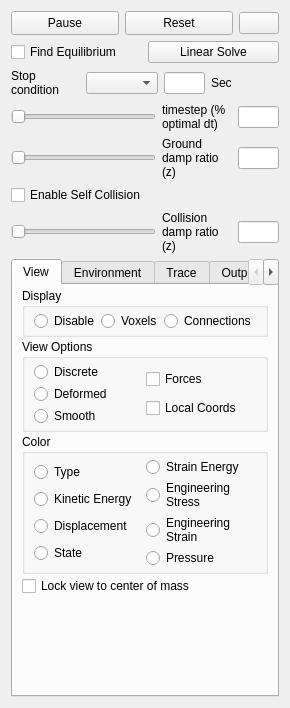
<?xml version="1.0" encoding="UTF-8"?>
<ui version="4.0">
 <class>PhysicsDialog</class>
 <widget class="QWidget" name="PhysicsDialog">
  <property name="geometry">
   <rect>
    <x>0</x>
    <y>0</y>
    <width>263</width>
    <height>708</height>
   </rect>
  </property>
  <property name="windowTitle">
   <string>Form</string>
  </property>
  <layout class="QVBoxLayout" name="verticalLayout_6">
   <item>
    <layout class="QHBoxLayout" name="horizontalLayout_6">
     <item>
      <widget class="QPushButton" name="PauseButton">
       <property name="minimumSize">
        <size>
         <width>0</width>
         <height>24</height>
        </size>
       </property>
       <property name="text">
        <string>Pause</string>
       </property>
      </widget>
     </item>
     <item>
      <widget class="QPushButton" name="ResetButton">
       <property name="minimumSize">
        <size>
         <width>0</width>
         <height>24</height>
        </size>
       </property>
       <property name="text">
        <string>Reset</string>
       </property>
      </widget>
     </item>
     <item>
      <widget class="QPushButton" name="RecordButton">
       <property name="sizePolicy">
        <sizepolicy hsizetype="Fixed" vsizetype="Fixed">
         <horstretch>0</horstretch>
         <verstretch>0</verstretch>
        </sizepolicy>
       </property>
       <property name="text">
        <string/>
       </property>
       <property name="icon">
        <iconset resource="VoxCad.qrc">
         <normaloff>:/Icons/Icons/Record.png</normaloff>:/Icons/Icons/Record.png</iconset>
       </property>
       <property name="checkable">
        <bool>true</bool>
       </property>
      </widget>
     </item>
    </layout>
   </item>
   <item>
    <layout class="QHBoxLayout" name="horizontalLayout_16">
     <item>
      <widget class="QCheckBox" name="UseEquilibriumCheck">
       <property name="toolTip">
        <string>Accelerates the simulation to find the equilibrium position quickly</string>
       </property>
       <property name="text">
        <string>Find Equilibrium</string>
       </property>
      </widget>
     </item>
     <item>
      <widget class="QPushButton" name="SolveButton">
       <property name="text">
        <string>Linear Solve</string>
       </property>
      </widget>
     </item>
    </layout>
   </item>
   <item>
    <layout class="QHBoxLayout" name="horizontalLayout_15">
     <item>
      <widget class="QLabel" name="label_11">
       <property name="sizePolicy">
        <sizepolicy hsizetype="Preferred" vsizetype="Preferred">
         <horstretch>0</horstretch>
         <verstretch>0</verstretch>
        </sizepolicy>
       </property>
       <property name="minimumSize">
        <size>
         <width>0</width>
         <height>0</height>
        </size>
       </property>
       <property name="maximumSize">
        <size>
         <width>80</width>
         <height>16777215</height>
        </size>
       </property>
       <property name="toolTip">
        <string>Percent of optimal timestep to run at. [0-1.0+]
Greater values speed up the simulation, but &gt;1.0
can be unstable.</string>
       </property>
       <property name="text">
        <string>Stop condition</string>
       </property>
       <property name="wordWrap">
        <bool>true</bool>
       </property>
      </widget>
     </item>
     <item>
      <widget class="QComboBox" name="StopSelectCombo">
       <property name="toolTip">
        <string>Sets a condition for auto-stopping the simulation</string>
       </property>
      </widget>
     </item>
     <item>
      <widget class="QLineEdit" name="StopValueEdit">
       <property name="enabled">
        <bool>true</bool>
       </property>
       <property name="sizePolicy">
        <sizepolicy hsizetype="Fixed" vsizetype="Fixed">
         <horstretch>0</horstretch>
         <verstretch>0</verstretch>
        </sizepolicy>
       </property>
       <property name="minimumSize">
        <size>
         <width>41</width>
         <height>0</height>
        </size>
       </property>
       <property name="maximumSize">
        <size>
         <width>41</width>
         <height>16777215</height>
        </size>
       </property>
       <property name="acceptDrops">
        <bool>false</bool>
       </property>
       <property name="toolTip">
        <string>The value of selected auto-stopping condition to trigger a stop.</string>
       </property>
      </widget>
     </item>
     <item>
      <widget class="QLabel" name="StopValueLabel">
       <property name="sizePolicy">
        <sizepolicy hsizetype="Preferred" vsizetype="Preferred">
         <horstretch>0</horstretch>
         <verstretch>0</verstretch>
        </sizepolicy>
       </property>
       <property name="minimumSize">
        <size>
         <width>0</width>
         <height>0</height>
        </size>
       </property>
       <property name="maximumSize">
        <size>
         <width>80</width>
         <height>16777215</height>
        </size>
       </property>
       <property name="toolTip">
        <string>Percent of optimal timestep to run at. [0-1.0+]
Greater values speed up the simulation, but &gt;1.0
can be unstable.</string>
       </property>
       <property name="text">
        <string>Sec</string>
       </property>
       <property name="wordWrap">
        <bool>true</bool>
       </property>
      </widget>
     </item>
    </layout>
   </item>
   <item>
    <layout class="QHBoxLayout" name="horizontalLayout_3">
     <item>
      <widget class="QSlider" name="dtSlider">
       <property name="sizePolicy">
        <sizepolicy hsizetype="Expanding" vsizetype="Fixed">
         <horstretch>0</horstretch>
         <verstretch>0</verstretch>
        </sizepolicy>
       </property>
       <property name="minimumSize">
        <size>
         <width>120</width>
         <height>0</height>
        </size>
       </property>
       <property name="toolTip">
        <string>Percent of optimal timestep to run at. [0-1.0+]
Greater values speed up the simulation, but &gt;1.0
can be unstable.</string>
       </property>
       <property name="maximum">
        <number>100</number>
       </property>
       <property name="singleStep">
        <number>1</number>
       </property>
       <property name="orientation">
        <enum>Qt::Horizontal</enum>
       </property>
      </widget>
     </item>
     <item>
      <widget class="QLabel" name="label">
       <property name="sizePolicy">
        <sizepolicy hsizetype="Preferred" vsizetype="Preferred">
         <horstretch>0</horstretch>
         <verstretch>0</verstretch>
        </sizepolicy>
       </property>
       <property name="minimumSize">
        <size>
         <width>70</width>
         <height>0</height>
        </size>
       </property>
       <property name="maximumSize">
        <size>
         <width>80</width>
         <height>16777215</height>
        </size>
       </property>
       <property name="toolTip">
        <string>Percent of optimal timestep to run at. [0-1.0+]
Greater values speed up the simulation, but &gt;1.0
can be unstable.</string>
       </property>
       <property name="text">
        <string>timestep (%  optimal dt)</string>
       </property>
       <property name="wordWrap">
        <bool>true</bool>
       </property>
      </widget>
     </item>
     <item>
      <widget class="QLineEdit" name="dtEdit">
       <property name="enabled">
        <bool>true</bool>
       </property>
       <property name="sizePolicy">
        <sizepolicy hsizetype="Fixed" vsizetype="Fixed">
         <horstretch>0</horstretch>
         <verstretch>0</verstretch>
        </sizepolicy>
       </property>
       <property name="minimumSize">
        <size>
         <width>41</width>
         <height>0</height>
        </size>
       </property>
       <property name="maximumSize">
        <size>
         <width>41</width>
         <height>16777215</height>
        </size>
       </property>
       <property name="acceptDrops">
        <bool>false</bool>
       </property>
       <property name="toolTip">
        <string>Percent of optimal timestep to run at. [0-1.0+]
Greater values speed up the simulation, but &gt;1.0
can be unstable.</string>
       </property>
      </widget>
     </item>
    </layout>
   </item>
   <item>
    <layout class="QHBoxLayout" name="horizontalLayout_9">
     <item>
      <widget class="QSlider" name="GNDDampSlider">
       <property name="sizePolicy">
        <sizepolicy hsizetype="Expanding" vsizetype="Fixed">
         <horstretch>0</horstretch>
         <verstretch>0</verstretch>
        </sizepolicy>
       </property>
       <property name="minimumSize">
        <size>
         <width>120</width>
         <height>0</height>
        </size>
       </property>
       <property name="toolTip">
        <string>Damping ratio relative to ground [0-0.1+].
0 represents a vacuum, larger values
represent a more viscous fluid environment.</string>
       </property>
       <property name="maximum">
        <number>100</number>
       </property>
       <property name="singleStep">
        <number>1</number>
       </property>
       <property name="orientation">
        <enum>Qt::Horizontal</enum>
       </property>
      </widget>
     </item>
     <item>
      <widget class="QLabel" name="label_9">
       <property name="minimumSize">
        <size>
         <width>70</width>
         <height>0</height>
        </size>
       </property>
       <property name="maximumSize">
        <size>
         <width>80</width>
         <height>16777215</height>
        </size>
       </property>
       <property name="toolTip">
        <string>Damping ratio relative to ground [0-0.1+].
0 represents a vacuum, larger values
represent a more viscous fluid environment.</string>
       </property>
       <property name="text">
        <string>Ground damp ratio (z)</string>
       </property>
       <property name="wordWrap">
        <bool>true</bool>
       </property>
       <property name="indent">
        <number>-2</number>
       </property>
      </widget>
     </item>
     <item>
      <widget class="QLineEdit" name="GNDDampEdit">
       <property name="enabled">
        <bool>true</bool>
       </property>
       <property name="sizePolicy">
        <sizepolicy hsizetype="Fixed" vsizetype="Fixed">
         <horstretch>0</horstretch>
         <verstretch>0</verstretch>
        </sizepolicy>
       </property>
       <property name="minimumSize">
        <size>
         <width>41</width>
         <height>0</height>
        </size>
       </property>
       <property name="maximumSize">
        <size>
         <width>41</width>
         <height>16777215</height>
        </size>
       </property>
       <property name="toolTip">
        <string>Damping ratio relative to ground [0-0.1+].
0 represents a vacuum, larger values
represent a more viscous fluid environment.</string>
       </property>
      </widget>
     </item>
    </layout>
   </item>
   <item>
    <widget class="QCheckBox" name="UseSelfColCheck">
     <property name="toolTip">
      <string>Prevents self penetration when enabled.</string>
     </property>
     <property name="text">
      <string>Enable Self Collision</string>
     </property>
    </widget>
   </item>
   <item>
    <layout class="QHBoxLayout" name="horizontalLayout_7">
     <item>
      <widget class="QSlider" name="ColDampSlider">
       <property name="sizePolicy">
        <sizepolicy hsizetype="Expanding" vsizetype="Fixed">
         <horstretch>0</horstretch>
         <verstretch>0</verstretch>
        </sizepolicy>
       </property>
       <property name="minimumSize">
        <size>
         <width>120</width>
         <height>0</height>
        </size>
       </property>
       <property name="toolTip">
        <string>Damping ratio of collisions [0-2+].
Low values make elastic (bouncy) collisions, higher values
make inelastic (dead) collisions. 1.0 is critically damped.</string>
       </property>
       <property name="maximum">
        <number>100</number>
       </property>
       <property name="singleStep">
        <number>1</number>
       </property>
       <property name="orientation">
        <enum>Qt::Horizontal</enum>
       </property>
      </widget>
     </item>
     <item>
      <widget class="QLabel" name="label_7">
       <property name="minimumSize">
        <size>
         <width>70</width>
         <height>0</height>
        </size>
       </property>
       <property name="maximumSize">
        <size>
         <width>70</width>
         <height>16777215</height>
        </size>
       </property>
       <property name="toolTip">
        <string>Damping ratio of collisions [0-2+].
Low values make elastic (bouncy) collisions, higher values
make inelastic (dead) collisions. 1.0 is critically damped.</string>
       </property>
       <property name="text">
        <string>Collision damp ratio (z)</string>
       </property>
       <property name="wordWrap">
        <bool>true</bool>
       </property>
       <property name="indent">
        <number>-2</number>
       </property>
      </widget>
     </item>
     <item>
      <widget class="QLineEdit" name="ColDampEdit">
       <property name="enabled">
        <bool>true</bool>
       </property>
       <property name="sizePolicy">
        <sizepolicy hsizetype="Fixed" vsizetype="Fixed">
         <horstretch>0</horstretch>
         <verstretch>0</verstretch>
        </sizepolicy>
       </property>
       <property name="minimumSize">
        <size>
         <width>41</width>
         <height>0</height>
        </size>
       </property>
       <property name="maximumSize">
        <size>
         <width>41</width>
         <height>16777215</height>
        </size>
       </property>
       <property name="toolTip">
        <string>Damping ratio of collisions [0-2+].
Low values make elastic (bouncy) collisions, higher values
make inelastic (dead) collisions. 1.0 is critically damped.</string>
       </property>
      </widget>
     </item>
    </layout>
   </item>
   <item>
    <widget class="QTabWidget" name="PhysTabWidget">
     <property name="toolTip">
      <string>Options</string>
     </property>
     <property name="tabPosition">
      <enum>QTabWidget::North</enum>
     </property>
     <property name="currentIndex">
      <number>0</number>
     </property>
     <widget class="QWidget" name="View">
      <attribute name="title">
       <string>View</string>
      </attribute>
      <layout class="QVBoxLayout" name="verticalLayout_11">
       <property name="spacing">
        <number>2</number>
       </property>
       <property name="topMargin">
        <number>3</number>
       </property>
       <property name="bottomMargin">
        <number>3</number>
       </property>
       <item>
        <widget class="QGroupBox" name="DisplayBox">
         <property name="title">
          <string>Display</string>
         </property>
         <layout class="QHBoxLayout" name="horizontalLayout_12">
          <property name="spacing">
           <number>2</number>
          </property>
          <property name="topMargin">
           <number>3</number>
          </property>
          <property name="bottomMargin">
           <number>3</number>
          </property>
          <item>
           <widget class="QRadioButton" name="DispDisableRadio">
            <property name="text">
             <string>Disable</string>
            </property>
           </widget>
          </item>
          <item>
           <widget class="QRadioButton" name="DispVoxelsRadio">
            <property name="text">
             <string>Voxels</string>
            </property>
           </widget>
          </item>
          <item>
           <widget class="QRadioButton" name="DispConnRadio">
            <property name="text">
             <string>Connections</string>
            </property>
           </widget>
          </item>
         </layout>
        </widget>
       </item>
       <item>
        <widget class="QGroupBox" name="ViewOptionsGroup">
         <property name="title">
          <string>View Options</string>
         </property>
         <layout class="QHBoxLayout" name="horizontalLayout_14">
          <property name="spacing">
           <number>2</number>
          </property>
          <property name="topMargin">
           <number>3</number>
          </property>
          <property name="bottomMargin">
           <number>3</number>
          </property>
          <item>
           <layout class="QVBoxLayout" name="verticalLayout_9">
            <item>
             <widget class="QRadioButton" name="ViewDiscreteRadio">
              <property name="text">
               <string>Discrete</string>
              </property>
             </widget>
            </item>
            <item>
             <widget class="QRadioButton" name="ViewDeformedRadio">
              <property name="text">
               <string>Deformed</string>
              </property>
             </widget>
            </item>
            <item>
             <widget class="QRadioButton" name="ViewSmoothRadio">
              <property name="text">
               <string>Smooth</string>
              </property>
             </widget>
            </item>
           </layout>
          </item>
          <item>
           <layout class="QVBoxLayout" name="verticalLayout_7">
            <item>
             <widget class="QCheckBox" name="ForcesCheck">
              <property name="toolTip">
               <string>Internal forces (currently disabled)</string>
              </property>
              <property name="text">
               <string>Forces</string>
              </property>
             </widget>
            </item>
            <item>
             <widget class="QCheckBox" name="LocalCoordCheck">
              <property name="toolTip">
               <string>Origin and axes of each voxel.</string>
              </property>
              <property name="text">
               <string>Local Coords</string>
              </property>
             </widget>
            </item>
           </layout>
          </item>
         </layout>
        </widget>
       </item>
       <item>
        <widget class="QGroupBox" name="ColorGroup">
         <property name="title">
          <string>Color</string>
         </property>
         <layout class="QHBoxLayout" name="horizontalLayout_11">
          <property name="spacing">
           <number>2</number>
          </property>
          <property name="topMargin">
           <number>3</number>
          </property>
          <property name="bottomMargin">
           <number>3</number>
          </property>
          <item>
           <layout class="QVBoxLayout" name="verticalLayout_10">
            <item>
             <widget class="QRadioButton" name="TypeRadio">
              <property name="toolTip">
               <string>Material color</string>
              </property>
              <property name="text">
               <string>Type</string>
              </property>
             </widget>
            </item>
            <item>
             <widget class="QRadioButton" name="KineticERadio">
              <property name="toolTip">
               <string>Internal material strain</string>
              </property>
              <property name="text">
               <string>Kinetic Energy</string>
              </property>
             </widget>
            </item>
            <item>
             <widget class="QRadioButton" name="DisplacementRadio">
              <property name="toolTip">
               <string>Distance from starting point of each voxel</string>
              </property>
              <property name="text">
               <string>Displacement</string>
              </property>
             </widget>
            </item>
            <item>
             <widget class="QRadioButton" name="StateRadio">
              <property name="toolTip">
               <string>White is unyielded, yellow is yielded, red is broken.</string>
              </property>
              <property name="text">
               <string>State</string>
              </property>
             </widget>
            </item>
           </layout>
          </item>
          <item>
           <layout class="QVBoxLayout" name="verticalLayout_8">
            <property name="spacing">
             <number>1</number>
            </property>
            <item>
             <widget class="QRadioButton" name="StrainERadio">
              <property name="toolTip">
               <string>Internal material strain</string>
              </property>
              <property name="text">
               <string>Strain Energy</string>
              </property>
             </widget>
            </item>
            <item>
             <widget class="QRadioButton" name="StressRadio">
              <property name="toolTip">
               <string>Internal material stress</string>
              </property>
              <property name="text">
               <string>Engineering
Stress</string>
              </property>
             </widget>
            </item>
            <item>
             <widget class="QRadioButton" name="StrainRadio">
              <property name="toolTip">
               <string>Internal material strain</string>
              </property>
              <property name="text">
               <string>Engineering
Strain</string>
              </property>
             </widget>
            </item>
            <item>
             <widget class="QRadioButton" name="PressureRadio">
              <property name="text">
               <string>Pressure</string>
              </property>
             </widget>
            </item>
           </layout>
          </item>
         </layout>
        </widget>
       </item>
       <item>
        <widget class="QCheckBox" name="CoMCheck">
         <property name="text">
          <string>Lock view to center of mass</string>
         </property>
        </widget>
       </item>
       <item>
        <spacer name="verticalSpacer_2">
         <property name="orientation">
          <enum>Qt::Vertical</enum>
         </property>
         <property name="sizeHint" stdset="0">
          <size>
           <width>20</width>
           <height>40</height>
          </size>
         </property>
        </spacer>
       </item>
      </layout>
     </widget>
     <widget class="QWidget" name="Environment">
      <attribute name="title">
       <string>Environment</string>
      </attribute>
      <layout class="QVBoxLayout" name="verticalLayout_5">
       <property name="spacing">
        <number>2</number>
       </property>
       <property name="topMargin">
        <number>3</number>
       </property>
       <property name="bottomMargin">
        <number>3</number>
       </property>
       <item>
        <widget class="QCheckBox" name="UseTempCheck">
         <property name="toolTip">
          <string>Enables temperature changes.
Affects the size of each voxel according to its CTE.</string>
         </property>
         <property name="text">
          <string>Enable Temperature</string>
         </property>
        </widget>
       </item>
       <item>
        <layout class="QHBoxLayout" name="horizontalLayout_4">
         <item>
          <widget class="QSlider" name="TempSlider">
           <property name="toolTip">
            <string>Current environment temperature.
Base (no expansion) is 25°.</string>
           </property>
           <property name="maximum">
            <number>100</number>
           </property>
           <property name="singleStep">
            <number>1</number>
           </property>
           <property name="orientation">
            <enum>Qt::Horizontal</enum>
           </property>
          </widget>
         </item>
         <item>
          <widget class="QLabel" name="label_5">
           <property name="text">
            <string>Temp (°C)</string>
           </property>
          </widget>
         </item>
         <item>
          <widget class="QLineEdit" name="TempEdit">
           <property name="enabled">
            <bool>true</bool>
           </property>
           <property name="sizePolicy">
            <sizepolicy hsizetype="Fixed" vsizetype="Fixed">
             <horstretch>0</horstretch>
             <verstretch>0</verstretch>
            </sizepolicy>
           </property>
           <property name="minimumSize">
            <size>
             <width>41</width>
             <height>0</height>
            </size>
           </property>
           <property name="maximumSize">
            <size>
             <width>41</width>
             <height>16777215</height>
            </size>
           </property>
          </widget>
         </item>
        </layout>
       </item>
       <item>
        <widget class="QCheckBox" name="VaryTempCheck">
         <property name="toolTip">
          <string>Periodically varies the environment temperature when enabled.</string>
         </property>
         <property name="text">
          <string>Vary Temperature</string>
         </property>
        </widget>
       </item>
       <item>
        <layout class="QHBoxLayout" name="horizontalLayout_8">
         <item>
          <widget class="QSlider" name="TempPerSlider">
           <property name="toolTip">
            <string>Period of temperature variation in environment.</string>
           </property>
           <property name="maximum">
            <number>100</number>
           </property>
           <property name="singleStep">
            <number>1</number>
           </property>
           <property name="orientation">
            <enum>Qt::Horizontal</enum>
           </property>
          </widget>
         </item>
         <item>
          <widget class="QLabel" name="label_8">
           <property name="text">
            <string>Period (sec)</string>
           </property>
          </widget>
         </item>
         <item>
          <widget class="QLineEdit" name="TempPerEdit">
           <property name="enabled">
            <bool>true</bool>
           </property>
           <property name="sizePolicy">
            <sizepolicy hsizetype="Fixed" vsizetype="Fixed">
             <horstretch>0</horstretch>
             <verstretch>0</verstretch>
            </sizepolicy>
           </property>
           <property name="minimumSize">
            <size>
             <width>41</width>
             <height>0</height>
            </size>
           </property>
           <property name="maximumSize">
            <size>
             <width>41</width>
             <height>16777215</height>
            </size>
           </property>
          </widget>
         </item>
        </layout>
       </item>
       <item>
        <widget class="QCheckBox" name="UseGravCheck">
         <property name="toolTip">
          <string>Enables gravitational acceleration.</string>
         </property>
         <property name="text">
          <string>Enable Gravity</string>
         </property>
        </widget>
       </item>
       <item>
        <layout class="QHBoxLayout" name="horizontalLayout_5">
         <item>
          <widget class="QSlider" name="GravSlider">
           <property name="toolTip">
            <string>Gravitational acceleration (9.81 for earth).</string>
           </property>
           <property name="maximum">
            <number>100</number>
           </property>
           <property name="singleStep">
            <number>1</number>
           </property>
           <property name="orientation">
            <enum>Qt::Horizontal</enum>
           </property>
          </widget>
         </item>
         <item>
          <widget class="QLabel" name="label_6">
           <property name="text">
            <string>Grav (m/s²)</string>
           </property>
          </widget>
         </item>
         <item>
          <widget class="QLineEdit" name="GravEdit">
           <property name="enabled">
            <bool>true</bool>
           </property>
           <property name="sizePolicy">
            <sizepolicy hsizetype="Fixed" vsizetype="Fixed">
             <horstretch>0</horstretch>
             <verstretch>0</verstretch>
            </sizepolicy>
           </property>
           <property name="minimumSize">
            <size>
             <width>41</width>
             <height>0</height>
            </size>
           </property>
           <property name="maximumSize">
            <size>
             <width>41</width>
             <height>16777215</height>
            </size>
           </property>
          </widget>
         </item>
        </layout>
       </item>
       <item>
        <widget class="QCheckBox" name="UseFloorCheck">
         <property name="toolTip">
          <string>Enables a flat floor.</string>
         </property>
         <property name="text">
          <string>Enable Floor</string>
         </property>
        </widget>
       </item>
       <item>
        <spacer name="verticalSpacer">
         <property name="orientation">
          <enum>Qt::Vertical</enum>
         </property>
         <property name="sizeHint" stdset="0">
          <size>
           <width>20</width>
           <height>191</height>
          </size>
         </property>
        </spacer>
       </item>
      </layout>
     </widget>
     <widget class="QWidget" name="Trace">
      <attribute name="title">
       <string>Trace</string>
      </attribute>
      <layout class="QVBoxLayout" name="verticalLayout_3">
       <item>
        <layout class="QHBoxLayout" name="horizontalLayout_2">
         <item>
          <layout class="QVBoxLayout" name="verticalLayout_2">
           <item>
            <widget class="QComboBox" name="VariableCombo"/>
           </item>
           <item>
            <widget class="QLabel" name="label_2">
             <property name="text">
              <string>Plot Variable</string>
             </property>
            </widget>
           </item>
          </layout>
         </item>
         <item>
          <layout class="QVBoxLayout" name="verticalLayout">
           <item>
            <widget class="QComboBox" name="DirectionCombo"/>
           </item>
           <item>
            <widget class="QLabel" name="label_3">
             <property name="text">
              <string>Plot Direction</string>
             </property>
            </widget>
           </item>
          </layout>
         </item>
        </layout>
       </item>
       <item>
        <layout class="QHBoxLayout" name="horizontalLayout_10">
         <item>
          <spacer name="horizontalSpacer">
           <property name="orientation">
            <enum>Qt::Horizontal</enum>
           </property>
           <property name="sizeHint" stdset="0">
            <size>
             <width>40</width>
             <height>20</height>
            </size>
           </property>
          </spacer>
         </item>
         <item>
          <widget class="QCheckBox" name="LogEachCheck">
           <property name="text">
            <string>Log Every</string>
           </property>
          </widget>
         </item>
         <item>
          <widget class="QPushButton" name="SaveDataButton">
           <property name="text">
            <string>Save Data</string>
           </property>
          </widget>
         </item>
        </layout>
       </item>
      </layout>
     </widget>
     <widget class="QWidget" name="Output">
      <attribute name="title">
       <string>Output</string>
      </attribute>
      <layout class="QVBoxLayout" name="verticalLayout_4">
       <item>
        <widget class="QTextEdit" name="OutText"/>
       </item>
      </layout>
     </widget>
     <widget class="QWidget" name="Other">
      <attribute name="title">
       <string>Other</string>
      </attribute>
      <layout class="QVBoxLayout" name="verticalLayout_12">
       <property name="spacing">
        <number>1</number>
       </property>
       <property name="leftMargin">
        <number>6</number>
       </property>
       <property name="topMargin">
        <number>3</number>
       </property>
       <property name="rightMargin">
        <number>6</number>
       </property>
       <property name="bottomMargin">
        <number>3</number>
       </property>
       <item>
        <layout class="QHBoxLayout" name="horizontalLayout">
         <item>
          <widget class="QSlider" name="BondDampSlider">
           <property name="sizePolicy">
            <sizepolicy hsizetype="Expanding" vsizetype="Fixed">
             <horstretch>0</horstretch>
             <verstretch>0</verstretch>
            </sizepolicy>
           </property>
           <property name="minimumSize">
            <size>
             <width>80</width>
             <height>0</height>
            </size>
           </property>
           <property name="toolTip">
            <string>Bulk material damping. [0-1.0]
Small values are more jiggly. 0.0 represents no damping
and is unstable, 1.0 is critical damping.</string>
           </property>
           <property name="maximum">
            <number>100</number>
           </property>
           <property name="singleStep">
            <number>1</number>
           </property>
           <property name="orientation">
            <enum>Qt::Horizontal</enum>
           </property>
          </widget>
         </item>
         <item>
          <widget class="QLabel" name="label_4">
           <property name="minimumSize">
            <size>
             <width>50</width>
             <height>0</height>
            </size>
           </property>
           <property name="maximumSize">
            <size>
             <width>50</width>
             <height>16777215</height>
            </size>
           </property>
           <property name="toolTip">
            <string>Bulk material damping. [0-1.0]
Small values are more jiggly. 0.0 represents no damping
and is unstable, 1.0 is critical damping.</string>
           </property>
           <property name="text">
            <string>Bulk damp ratio (z)</string>
           </property>
           <property name="wordWrap">
            <bool>true</bool>
           </property>
           <property name="indent">
            <number>-2</number>
           </property>
          </widget>
         </item>
         <item>
          <widget class="QLineEdit" name="BondDampEdit">
           <property name="enabled">
            <bool>true</bool>
           </property>
           <property name="sizePolicy">
            <sizepolicy hsizetype="Fixed" vsizetype="Fixed">
             <horstretch>0</horstretch>
             <verstretch>0</verstretch>
            </sizepolicy>
           </property>
           <property name="minimumSize">
            <size>
             <width>41</width>
             <height>0</height>
            </size>
           </property>
           <property name="maximumSize">
            <size>
             <width>41</width>
             <height>16777215</height>
            </size>
           </property>
           <property name="toolTip">
            <string>Bulk material damping. [0-1.0]
Small values are more jiggly. 0.0 represents no damping
and is unstable, 1.0 is critical damping.</string>
           </property>
          </widget>
         </item>
        </layout>
       </item>
       <item>
        <widget class="QCheckBox" name="UseMaxVelLimitCheck">
         <property name="toolTip">
          <string>Enforces a maximum velocity when enabled (rarely used).
Useful for highly unstable scenarios.</string>
         </property>
         <property name="text">
          <string>Enable Velocity Limit</string>
         </property>
        </widget>
       </item>
       <item>
        <layout class="QHBoxLayout" name="horizontalLayout_13">
         <item>
          <widget class="QSlider" name="MaxVelLimitSlider">
           <property name="sizePolicy">
            <sizepolicy hsizetype="Expanding" vsizetype="Fixed">
             <horstretch>0</horstretch>
             <verstretch>0</verstretch>
            </sizepolicy>
           </property>
           <property name="minimumSize">
            <size>
             <width>120</width>
             <height>0</height>
            </size>
           </property>
           <property name="toolTip">
            <string>Maximum voxel velocity.</string>
           </property>
           <property name="maximum">
            <number>100</number>
           </property>
           <property name="singleStep">
            <number>1</number>
           </property>
           <property name="orientation">
            <enum>Qt::Horizontal</enum>
           </property>
          </widget>
         </item>
         <item>
          <widget class="QLabel" name="label_10">
           <property name="minimumSize">
            <size>
             <width>70</width>
             <height>0</height>
            </size>
           </property>
           <property name="maximumSize">
            <size>
             <width>70</width>
             <height>16777215</height>
            </size>
           </property>
           <property name="text">
            <string>Maximum Voxel Velocity</string>
           </property>
           <property name="wordWrap">
            <bool>true</bool>
           </property>
           <property name="indent">
            <number>-2</number>
           </property>
          </widget>
         </item>
        </layout>
       </item>
       <item>
        <widget class="QCheckBox" name="UseVolumeEffectsCheck">
         <property name="text">
          <string>Enable Volume Effects</string>
         </property>
        </widget>
       </item>
       <item>
        <spacer name="verticalSpacer_3">
         <property name="orientation">
          <enum>Qt::Vertical</enum>
         </property>
         <property name="sizeHint" stdset="0">
          <size>
           <width>20</width>
           <height>363</height>
          </size>
         </property>
        </spacer>
       </item>
      </layout>
     </widget>
    </widget>
   </item>
  </layout>
 </widget>
 <resources>
  <include location="VoxCad.qrc"/>
 </resources>
 <connections/>
</ui>
